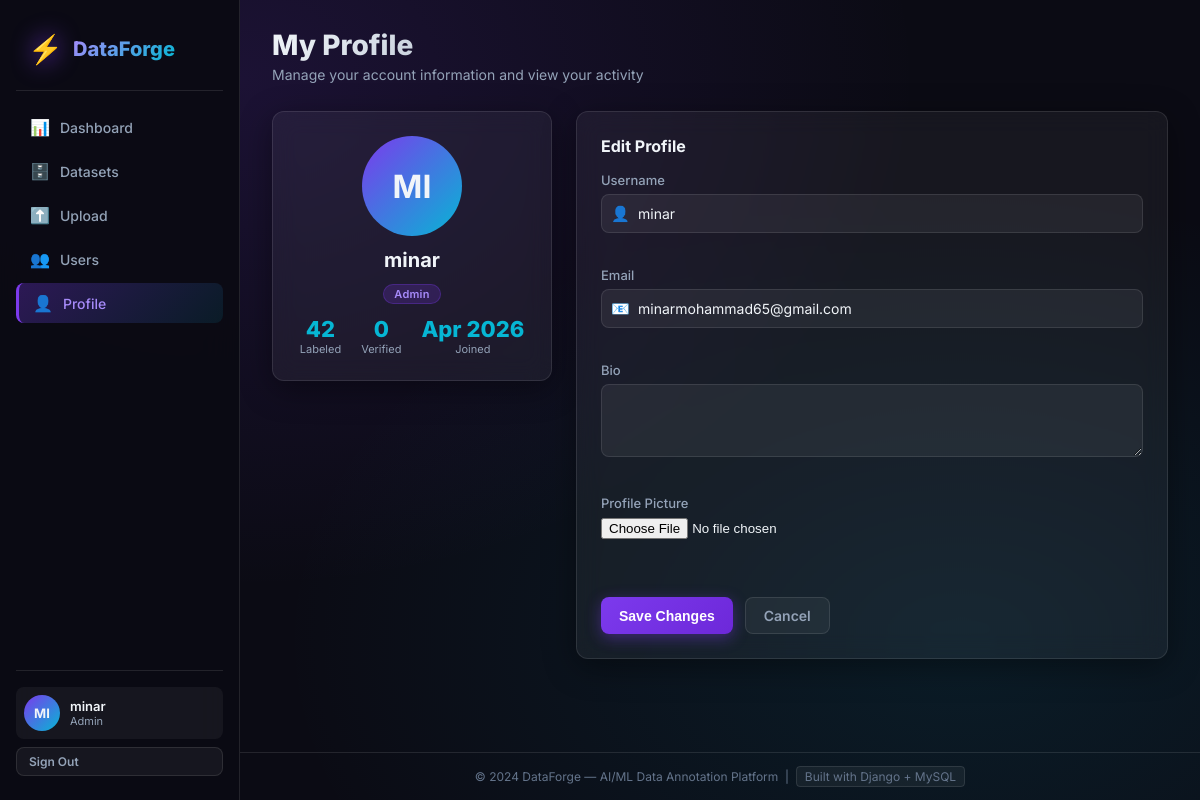
Page /auth/profile/ (signed in) on the committed database.
### apps/accounts/models.py (models this page shows, shortened)
class CustomUser(AbstractUser):
    ROLE_CHOICES = [
        ('admin', 'Admin'),
        ('annotator', 'Annotator'),
    ]
    role = models.CharField(max_length=20, choices=ROLE_CHOICES, default='annotator')
    bio = models.TextField(blank=True, null=True)
    avatar = models.ImageField(upload_to='avatars/', blank=True, null=True)
    is_active = models.BooleanField(default=True)

### apps/accounts/views.py (the view)
# urls.py: path('profile/', views.profile_view, name='profile'),
@login_required
def profile_view(request):
    form = ProfileForm(request.POST or None, request.FILES or None, instance=request.user)
    if request.method == 'POST' and form.is_valid():
        form.save()
        messages.success(request, 'Profile updated successfully.')
        return redirect('accounts:profile')
    from apps.annotations.models import Annotation
    total_annotated = Annotation.objects.filter(annotator=request.user).count()
    verified = Annotation.objects.filter(annotator=request.user, verified=True).count()
    context = {
        'form': form,
        'total_annotated': total_annotated,
        'verified': verified,
    }
    return render(request, 'accounts/profile.html', context)

### apps/accounts/forms.py
class ProfileForm(forms.ModelForm):
    class Meta:
        model = CustomUser
        fields = ['username', 'email', 'bio', 'avatar']
        widgets = {
            'username': forms.TextInput(attrs={'class': 'form-input', 'id': 'id_prof_username'}),
            'email': forms.EmailInput(attrs={'class': 'form-input', 'id': 'id_prof_email'}),
            'bio': forms.Textarea(attrs={'class': 'form-input', 'rows': 3, 'id': 'id_prof_bio'}),
            'avatar': forms.FileInput(attrs={'class': 'form-file-input', 'id': 'id_prof_avatar'}),
        }

### templates/accounts/profile.html (shortened to what this page needs)
{% extends 'base.html' %}
{% block nav_profile %}active{% endblock %}
{% block content %}
<div class="page-header">
  <div class="page-header-content">
    <h1 class="page-title">My Profile</h1>
    <p class="page-subtitle">Manage your account information and view your activity</p>
  </div>
</div>
<div class="profile-grid">
  <div class="profile-sidebar">
    <div class="glass-card profile-card">
      <div class="profile-avatar-wrap">
        {% if user.avatar %}
          <img src="{{ user.avatar.url }}" alt="Avatar" class="profile-avatar" id="avatar-preview" />
        {% else %}
          <div class="profile-avatar-placeholder" id="avatar-preview">{{ user.username|slice:":2"|upper }}</div>
        {% endif %}
      </div>
      <h2 class="profile-username">{{ user.username }}</h2>
      <span class="badge badge-{{ user.role }}">{{ user.role|title }}</span>
      <div class="profile-stats">
        <div class="pstat">
          <div class="pstat-value">{{ total_annotated }}</div>
          <div class="pstat-label">Labeled</div>
        </div>
        <div class="pstat">
          <div class="pstat-value">{{ verified }}</div>
          <div class="pstat-label">Verified</div>
        </div>
        <div class="pstat">
          <div class="pstat-value">{{ user.date_joined|date:"M Y" }}</div>
          <div class="pstat-label">Joined</div>
        </div>
      </div>
    </div>
  </div>
  <div class="profile-main">
    <div class="glass-card">
      <div class="card-header">
        <h3 class="card-title">Edit Profile</h3>
      </div>
      <form method="post" enctype="multipart/form-data" class="auth-form" id="profile-form">
        <div class="form-group">
          <label for="id_prof_username" class="form-label">Username</label>
          <div class="input-wrapper">
            <span class="input-icon">👤</span>
            {{ form.username }}
          </div>
        </div>
        <div class="form-group">
          <label for="id_prof_email" class="form-label">Email</label>
          <div class="input-wrapper">
            <span class="input-icon">📧</span>
            {{ form.email }}
          </div>
        </div>
        <div class="form-group">
          <label for="id_prof_bio" class="form-label">Bio</label>
          {{ form.bio }}
        </div>
        <div class="form-group">
          <label class="form-label">Profile Picture</label>
          {{ form.avatar }}
        </div>
        <div class="form-actions">
          <button type="submit" class="btn btn-primary" id="profile-save-btn">Save Changes</button>
          <a href="{% url 'dashboard:home' %}" class="btn btn-ghost">Cancel</a>
        </div>
      </form>
    </div>
  </div>
</div>
{% endblock %}

### templates/base.html (shortened to what this page needs)
<!DOCTYPE html>
<html lang="en">
<head>
  {% load static %}
  <link rel="stylesheet" href="{% static 'css/main.css' %}" />
</head>
<body>
  {% if user.is_authenticated %}
  <nav class="navbar" id="main-navbar">
    <div class="nav-brand">
      <div class="brand-icon">⚡</div>
      <span class="brand-name">DataForge</span>
    </div>
    <ul class="nav-links" id="nav-links">
      <li><a href="{% url 'dashboard:home' %}" class="nav-link {% block nav_dashboard %}{% endblock %}">
        <span class="nav-icon">📊</span> Dashboard
      </a></li>
      <li><a href="{% url 'datasets:list' %}" class="nav-link {% block nav_datasets %}{% endblock %}">
        <span class="nav-icon">🗄️</span> Datasets
      </a></li>
      <li><a href="{% url 'datasets:upload' %}" class="nav-link {% block nav_upload %}{% endblock %}">
        <span class="nav-icon">⬆️</span> Upload
      </a></li>
      {% if user.role == 'admin' %}
      <li><a href="{% url 'accounts:user_list' %}" class="nav-link {% block nav_users %}{% endblock %}">
        <span class="nav-icon">👥</span> Users
      </a></li>
      {% endif %}
      <li><a href="{% url 'accounts:profile' %}" class="nav-link {% block nav_profile %}{% endblock %}">
        <span class="nav-icon">👤</span> Profile
      </a></li>
    </ul>
    <div class="nav-user">
      <div class="user-badge" title="{{ user.role|title }}">
        {% if user.avatar %}
          <img src="{{ user.avatar.url }}" alt="Avatar" class="user-avatar-sm" />
        {% else %}
          <div class="user-initials">{{ user.username|slice:":2"|upper }}</div>
        {% endif %}
        <div class="user-info">
          <span class="user-name">{{ user.username }}</span>
          <span class="user-role role-{{ user.role }}">{{ user.role|title }}</span>
        </div>
      </div>
      <a href="{% url 'accounts:logout' %}" class="btn btn-ghost btn-sm" id="logout-btn">Sign Out</a>
    </div>
  </nav>
  {% endif %}
  <main class="main-content {% if not user.is_authenticated %}main-full{% endif %}">
    {% block content %}{% endblock %}
  </main>
  <footer class="site-footer">
    <p>© 2024 DataForge — AI/ML Data Annotation Platform &nbsp;|&nbsp;
      <span class="footer-badge">Built with Django + MySQL</span>
    </p>
  </footer>
</body>
</html>

### rows in the picture
CustomUser: username "MI", username "minar", role "Admin", date_joined "Apr 2026", email "minarmohammad65@gmail.com"

### other values in the picture
{{ total_annotated }} "42"
{{ verified }} "0"
